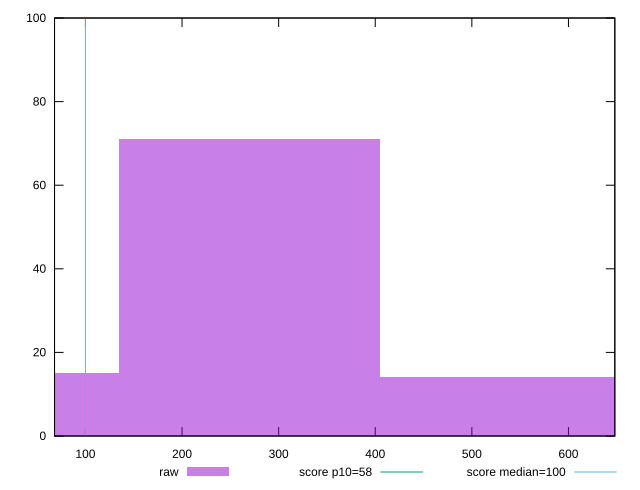

Write the gnuplot code that produced this figure.
reset

$raw <<EOF
0 15
269.6616572002887 71
539.3233144005774 14
EOF

set key outside below
set boxwidth 269.6616572002887
set xrange [68:647.9999999999993]
set yrange [0:100]
set trange [0:100]
set style fill transparent solid 0.5 noborder

set parametric
set terminal svg size 640, 490 enhanced background rgb 'white'
set output "reports/report_00028_2021-02-24T12-49-42.674Z/estimated-input-latency/samples/astro/raw/histogram.svg"

plot $raw title "raw" with boxes, \
     58,t title "score p10=58", \
     100,t title "score median=100"

reset
